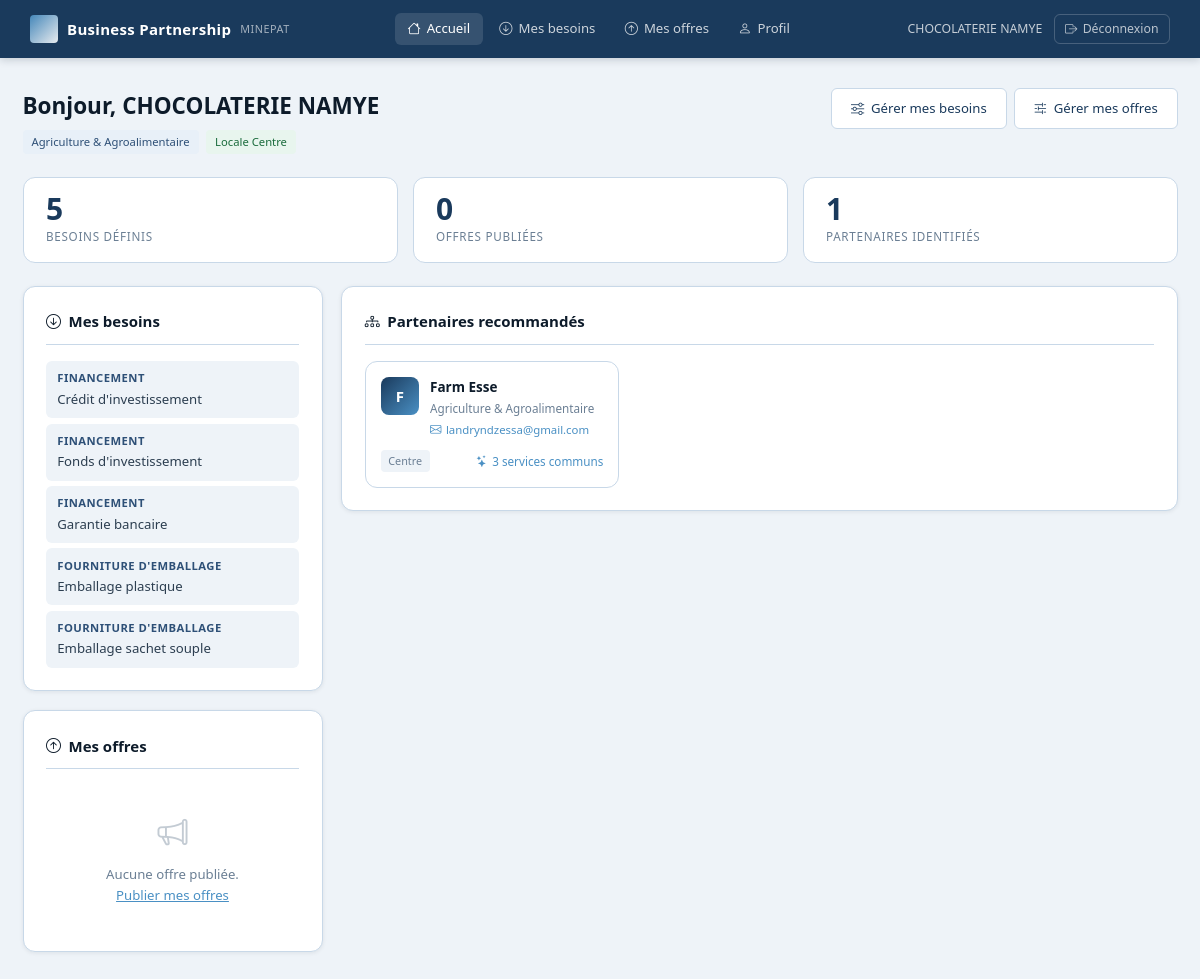
Page /dashboard/ (signed in) on the earlier database version.
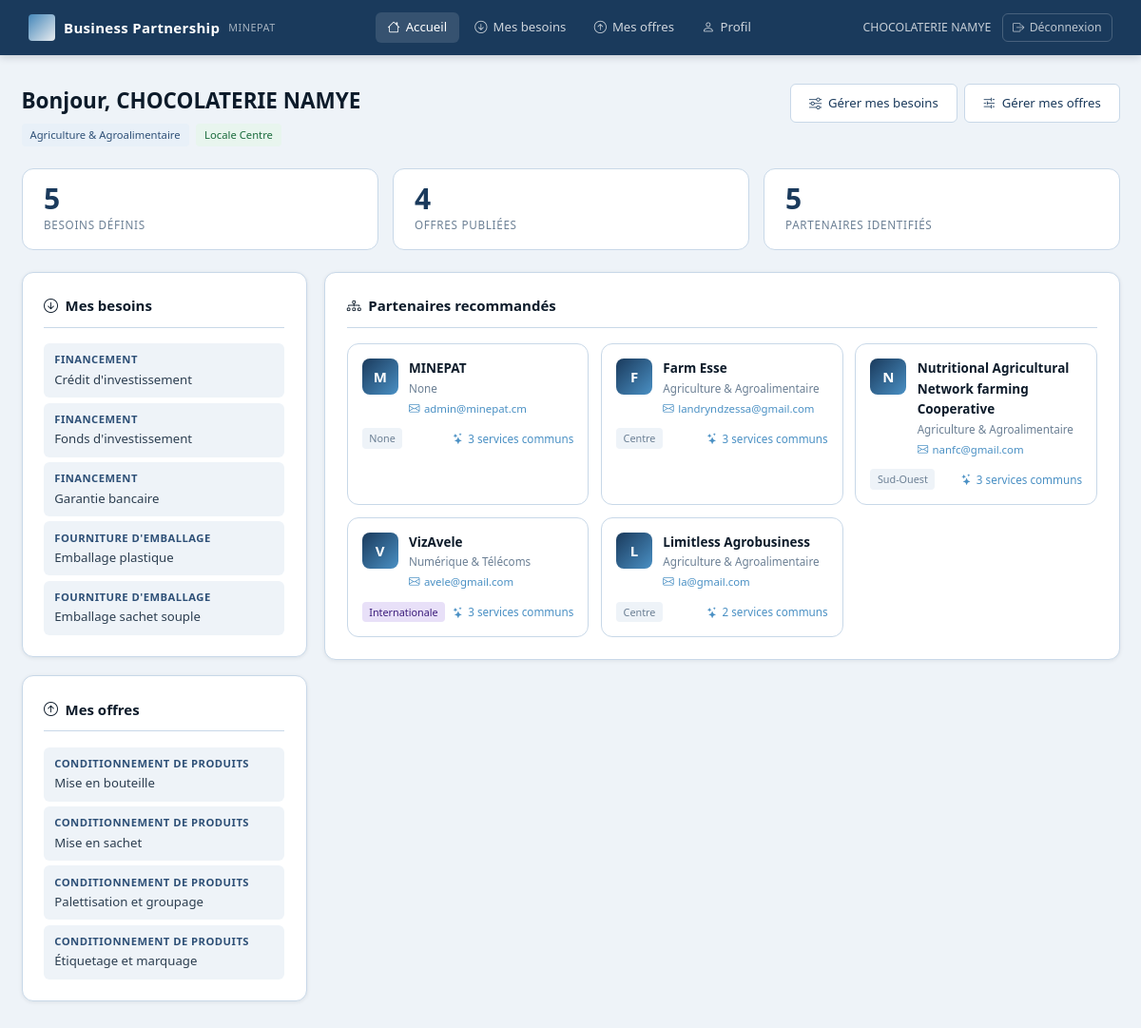
Same page on the later database version.
### entreprises/models.py (models this page shows, shortened)
class BesoinOffreEntreprise(models.Model):
    entreprise = models.ForeignKey(Entreprise, on_delete=models.CASCADE, related_name='besoins_offres')
    service = models.ForeignKey(Service, on_delete=models.CASCADE, related_name='besoins_offres')
    besoin = models.BooleanField(default=True)
    date_enregistrement = models.DateTimeField(auto_now=True)
    class Meta:
        unique_together = ('entreprise', 'service', 'besoin')

class Service(models.Model):
    nom_service = models.CharField(max_length=150)
    element = models.CharField(max_length=200)
    description = models.TextField(blank=True, null=True)
    class Meta:
        ordering = ['nom_service', 'element']

class Entreprise(AbstractUser):
    raison_sociale = models.CharField(max_length=255)
    email = models.EmailField(unique=True)
    telephone=models.CharField(max_length=20, null=True, blank=True)
    est_locale = models.BooleanField(default=True)
    region = models.CharField(max_length=50, choices=REGIONS_CAMEROUN, blank=True, null=True)
    branche_activite = models.CharField(max_length=50, choices=BRANCHES_ACTIVITE, blank=True, null=True)
    description = models.TextField(blank=True, null=True)
    statut = models.CharField(max_length=20, choices=STATUT_CHOICES, default='EN_ATTENTE')
    date_inscription = models.DateTimeField(auto_now_add=True)
    date_validation = models.DateTimeField(blank=True, null=True)
    motif_rejet = models.TextField(blank=True, null=True)
    doc_registre_commerce = models.FileField(upload_to='documents/')
    doc_contribuable = models.FileField(upload_to='documents/')
    doc_autre = models.FileField(upload_to='documents/', blank=True, null=True)
    USERNAME_FIELD = 'username'
    REQUIRED_FIELDS = ['email', 'raison_sociale']
    class Meta:
        verbose_name = "Entreprise"

### entreprises/views.py (the view)
# urls.py: path('dashboard/', views.dashboard, name='dashboard'),
@login_required
def dashboard(request):
    entreprise = request.user
    mes_besoins = BesoinOffreEntreprise.objects.filter(entreprise=entreprise, besoin=True).select_related('service')
    mes_offres  = BesoinOffreEntreprise.objects.filter(entreprise=entreprise, besoin=False).select_related('service')
    ids_besoins = mes_besoins.values_list('service_id', flat=True)
    partenaires = []
    if ids_besoins:
        partenaires = (
            Entreprise.objects
            .filter(besoins_offres__service__in=ids_besoins, besoins_offres__besoin=False, statut='APPROUVEE')
            .exclude(pk=entreprise.pk)
            .annotate(nb_correspondances=Count('besoins_offres__service',
                      filter=Q(besoins_offres__service__in=ids_besoins, besoins_offres__besoin=False)))
            .order_by('-nb_correspondances')
            .distinct()
        )
    return render(request, 'entreprises/dashboard.html', {
        'entreprise': entreprise,
        'mes_besoins': mes_besoins,
        'mes_offres': mes_offres,
        'partenaires': partenaires,
    })

### templates/entreprises/dashboard.html (shortened to what the changed rows need)
{% extends 'base.html' %}
{% block content %}
<div class="page-layout">
  <div class="page-header">
    <div>
      <h1>Bonjour, {{ entreprise.raison_sociale }}</h1>
    </div>
  </div>
  <div class="stats-bar">
    <div class="stat-item">
      <span class="stat-value">{{ mes_offres.count }}</span>
      <span class="stat-label">Offres publiées</span>
    </div>
    <div class="stat-item">
      <span class="stat-value">{{ partenaires|length }}</span>
      <span class="stat-label">Partenaires identifiés</span>
    </div>
  </div>
  <div class="dashboard-grid">
    <div class="dashboard-col">
      <div class="section-card">
        <h2 class="section-title"><i class="bi bi-arrow-down-circle"></i> Mes besoins</h2>
        {% if mes_besoins %}
          <ul class="service-list">
            {% for rel in mes_besoins %}
            <li class="service-item">
              <span class="service-nom">{{ rel.service.nom_service }}</span>
              <span class="service-element">{{ rel.service.element }}</span>
            </li>
            {% endfor %}
          </ul>
        {% else %}
          <div class="empty-state">
            <i class="bi bi-inbox"></i>
            <p>Aucun besoin défini.<br><a href="{% url 'gerer_services' 'besoins' %}">Définir mes besoins</a></p>
          </div>
        {% endif %}
      </div>
      <div class="section-card">
        <h2 class="section-title"><i class="bi bi-arrow-up-circle"></i> Mes offres</h2>
        {% if mes_offres %}
          <ul class="service-list">
            {% for rel in mes_offres %}
            <li class="service-item">
              <span class="service-nom">{{ rel.service.nom_service }}</span>
              <span class="service-element">{{ rel.service.element }}</span>
            </li>
            {% endfor %}
          </ul>
        {% else %}
          <div class="empty-state">
            <i class="bi bi-megaphone"></i>
            <p>Aucune offre publiée.<br><a href="{% url 'gerer_services' 'offres' %}">Publier mes offres</a></p>
          </div>
        {% endif %}
      </div>
    </div>
    <div class="dashboard-col dashboard-col-wide">
      <div class="section-card">
        <h2 class="section-title"><i class="bi bi-diagram-3"></i> Partenaires recommandés</h2>
        {% if not mes_besoins %}
          <div class="empty-state empty-state-center">
            <i class="bi bi-search"></i>
            <p>Définissez vos besoins pour voir les entreprises susceptibles de vous aider.</p>
            <a href="{% url 'gerer_services' 'besoins' %}" class="btn-primary">Définir mes besoins</a>
          </div>
        {% elif not partenaires %}
          <div class="empty-state empty-state-center">
            <i class="bi bi-building-x"></i>
            <p>Aucune entreprise ne correspond encore à vos besoins.</p>
          </div>
        {% else %}
          <div class="partner-grid">
            {% for p in partenaires %}
            <a href="{% url 'fiche_entreprise' p.pk %}" class="partner-card">
              <div class="partner-header">
                <div class="partner-avatar">{{ p.raison_sociale|first }}</div>
                <div>
                  <div class="partner-name">{{ p.raison_sociale }}</div>
                  <div class="partner-branch">{{ p.get_branche_activite_display }}</div>
                  <div class="partner-email"><i class="bi bi-envelope"></i> {{ p.email }}</div>
                </div>
              </div>
              <div class="partner-meta">
                {% if p.est_locale %}<span class="badge-sm">{{ p.region }}</span>
                {% else %}<span class="badge-sm badge-int">Internationale</span>{% endif %}
                <span class="partner-match">
                  <i class="bi bi-stars"></i> {{ p.nb_correspondances }} service{{ p.nb_correspondances|pluralize }} commun{{ p.nb_correspondances|pluralize }}
                </span>
              </div>
            </a>
            {% endfor %}
          </div>
        {% endif %}
      </div>
    </div>
  </div>
</div>
{% endblock %}

Differences in the rows shown:
added BesoinOffreEntreprise: service.nom_service "CONDITIONNEMENT DE PRODUITS", service.element "Mise en bouteille", shown under "Mes offres"
added BesoinOffreEntreprise: service.nom_service "CONDITIONNEMENT DE PRODUITS", service.element "Mise en sachet", shown under "Mes offres"
added BesoinOffreEntreprise: service.nom_service "CONDITIONNEMENT DE PRODUITS", service.element "Palettisation et groupage", shown under "Mes offres"
added BesoinOffreEntreprise: service.nom_service "CONDITIONNEMENT DE PRODUITS", service.element "Étiquetage et marquage", shown under "Mes offres"
now on this page (row edited): Entreprise: raison_sociale|first "M", raison_sociale "MINEPAT", branche_activite "None", email "admin@minepat.cm", region "None", nb_correspondances "3"
now on this page (row edited): Entreprise: raison_sociale|first "N", raison_sociale "Nutritional Agricultural Network farming Cooperative", branche_activite "Agriculture & Agroalimentaire", email "nanfc@gmail.com", region "Sud-Ouest", nb_correspondances "3"
added Entreprise: raison_sociale|first "V", raison_sociale "VizAvele", branche_activite "Numérique & Télécoms", email "avele@gmail.com", est_locale "Internationale", nb_correspondances "3"
now on this page (row edited): Entreprise: raison_sociale|first "L", raison_sociale "Limitless Agrobusiness", branche_activite "Agriculture & Agroalimentaire", email "la@gmail.com", region "Centre", nb_correspondances "2"
Other differences:
{{ mes_offres.count }}: "0" → "4"
{{ partenaires|length }}: "1" → "5"
text no longer shown: "Aucune offre publiée. Publier mes offres"
